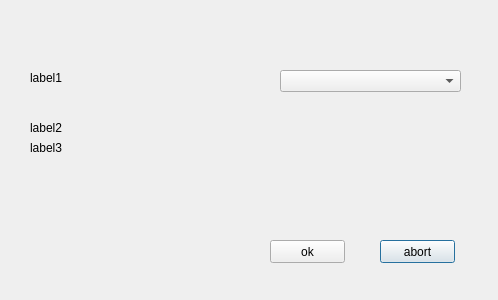
<?xml version="1.0" encoding="UTF-8"?>
<ui version="4.0">
 <class>languageDialog</class>
 <widget class="QDialog" name="languageDialog">
  <property name="geometry">
   <rect>
    <x>0</x>
    <y>0</y>
    <width>498</width>
    <height>300</height>
   </rect>
  </property>
  <property name="windowTitle">
   <string>selectLanguage</string>
  </property>
  <widget class="QComboBox" name="comboBox">
   <property name="geometry">
    <rect>
     <x>280</x>
     <y>70</y>
     <width>181</width>
     <height>22</height>
    </rect>
   </property>
  </widget>
  <widget class="QLabel" name="label1">
   <property name="geometry">
    <rect>
     <x>30</x>
     <y>70</y>
     <width>241</width>
     <height>16</height>
    </rect>
   </property>
   <property name="text">
    <string>label1</string>
   </property>
  </widget>
  <widget class="QLabel" name="label2">
   <property name="geometry">
    <rect>
     <x>30</x>
     <y>120</y>
     <width>431</width>
     <height>16</height>
    </rect>
   </property>
   <property name="text">
    <string>label2</string>
   </property>
  </widget>
  <widget class="QPushButton" name="pushButton_2">
   <property name="geometry">
    <rect>
     <x>380</x>
     <y>240</y>
     <width>75</width>
     <height>23</height>
    </rect>
   </property>
   <property name="text">
    <string>abort</string>
   </property>
  </widget>
  <widget class="QPushButton" name="pushButton">
   <property name="geometry">
    <rect>
     <x>270</x>
     <y>240</y>
     <width>75</width>
     <height>23</height>
    </rect>
   </property>
   <property name="text">
    <string>ok</string>
   </property>
  </widget>
  <widget class="QLabel" name="label3">
   <property name="geometry">
    <rect>
     <x>30</x>
     <y>140</y>
     <width>431</width>
     <height>16</height>
    </rect>
   </property>
   <property name="text">
    <string>label3</string>
   </property>
  </widget>
 </widget>
 <resources/>
 <connections>
  <connection>
   <sender>pushButton</sender>
   <signal>clicked()</signal>
   <receiver>languageDialog</receiver>
   <slot>accept1()</slot>
   <hints>
    <hint type="sourcelabel">
     <x>307</x>
     <y>251</y>
    </hint>
    <hint type="destinationlabel">
     <x>248</x>
     <y>149</y>
    </hint>
   </hints>
  </connection>
  <connection>
   <sender>pushButton_2</sender>
   <signal>clicked()</signal>
   <receiver>languageDialog</receiver>
   <slot>reject1()</slot>
   <hints>
    <hint type="sourcelabel">
     <x>417</x>
     <y>251</y>
    </hint>
    <hint type="destinationlabel">
     <x>248</x>
     <y>149</y>
    </hint>
   </hints>
  </connection>
  <connection>
   <sender>comboBox</sender>
   <signal>currentIndexChanged(int)</signal>
   <receiver>languageDialog</receiver>
   <slot>ChangeIndex(int)</slot>
   <hints>
    <hint type="sourcelabel">
     <x>370</x>
     <y>80</y>
    </hint>
    <hint type="destinationlabel">
     <x>248</x>
     <y>149</y>
    </hint>
   </hints>
  </connection>
 </connections>
 <slots>
  <slot>accept1()</slot>
  <slot>ChangeIndex(int)</slot>
  <slot>reject1()</slot>
 </slots>
</ui>
